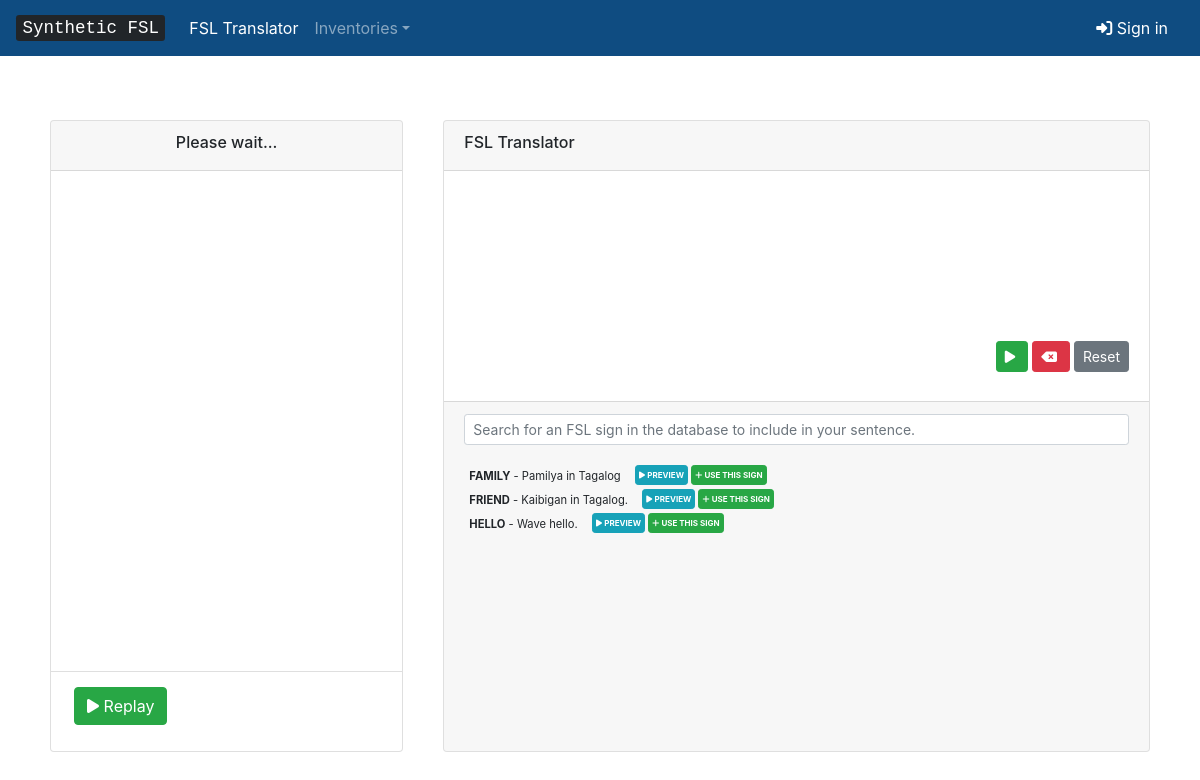
Page /translator/ on the earlier database version.
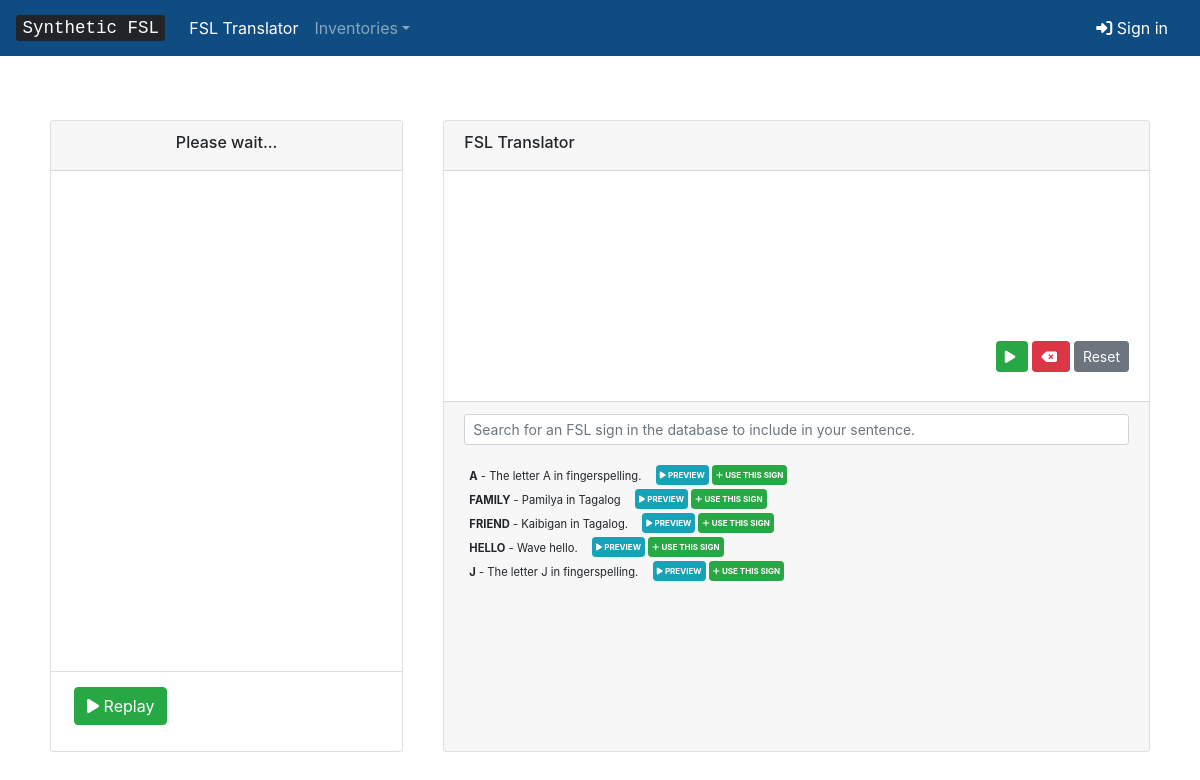
Same page on the later database version.
### inventory/models.py (models this page shows, shortened)
class Sign(models.Model):
	name = models.CharField(max_length=200, verbose_name='Name')
	description = models.TextField(verbose_name='Description')
	twoHanded = models.BooleanField(default=False)
	rightHandshape = models.ForeignKey(Handshape, verbose_name="Right Handshape", default="1", on_delete=models.CASCADE, related_name='rightHandshape_sign_set')
	rightFingerDirection = models.CharField(max_length=5, verbose_name='Right External Finger Direction', default='')
	rightPalmOrientation = models.CharField(max_length=5, verbose_name='Right Palm Orientation', default='')
	leftHandshape = models.ForeignKey(Handshape, verbose_name="Left Handshape", default="1", on_delete=models.CASCADE, related_name='leftHandshape_sign_set')
	leftFingerDirection = models.CharField(max_length=5, verbose_name='Left External Finger Direction', default='')
	leftPalmOrientation = models.CharField(max_length=5, verbose_name='Left Palm Orientation', default='')
	locationType = models.CharField(max_length=10, verbose_name='Location Type', default='')
	rightLocation = models.CharField(max_length=20, verbose_name='Right Hand Location', default='')
	rightLocationSide = models.CharField(max_length=20, verbose_name='Right Hand Location Side', default='')
	rightLocationContact = models.CharField(max_length=20, verbose_name='Right Hand Location Contact', default='')
	leftLocation = models.CharField(max_length=20, verbose_name='Left Hand Location', default='')
	leftLocationSide = models.CharField(max_length=20, verbose_name='Left Hand Location Contact', default='')
	leftLocationContact = models.CharField(max_length=20, verbose_name='Left Hand Location Side', default='')
	constellationContact = models.CharField(max_length=20, verbose_name='Constellation Contact', default='')
	constellationLocation = models.CharField(max_length=20, verbose_name='Constellation Location', default='')
	constellationLocationSide = models.CharField(max_length=20, verbose_name='Constellation Location Side', default='')
	constellationLocationContact = models.CharField(max_length=20, verbose_name='Constellation Location Contact', default='')
	rightContactType = models.CharField(max_length=20, verbose_name='Right Contact Type', default='')
	leftContactType = models.CharField(max_length=20, verbose_name='Left Contact Type', default='')
	rightContactFinger = models.CharField(max_length=5, verbose_name='Constellation Location Contact', default='')
	rightContactPart = models.CharField(max_length=20, verbose_name='Right Contact Part', default='')
	rightContactSide = models.CharField(max_length=20, verbose_name='Right Contact Side', default='')
	leftContactFinger = models.CharField(max_length=20, verbose_name='Right Contact Side', default='')
	leftContactPart = models.CharField(max_length=20, verbose_name='Right Contact Side', default='')
	leftContactSide = models.CharField(max_length=20, verbose_name='Right Contact Side', default='')
	sigml = models.TextField(default="<sigml></sigml>");
	rightMotionSequence = ListTextField(base_field=models.CharField(max_length=1000), size=10,)
	rightMotionTags = ListTextField(base_field=models.CharField(max_length=500), size=10,)
	rightTargetConfigs = ListTextField(base_field=models.CharField(max_length=500), size=10,)
	rightTargetLocs = ListTextField(base_field=models.CharField(max_length=500), size=10,)
	leftMotionSequence = ListTextField(base_field=models.CharField(max_length=1000), size=10,)
	leftMotionTags = ListTextField(base_field=models.CharField(max_length=500), size=10,)
	leftTargetConfigs = ListTextField(base_field=models.CharField(max_length=500), size=10,)
	leftTargetLocs = ListTextField(base_field=models.CharField(max_length=500), size=10,)
	nondom = models.BooleanField(default=False)
	motionType = models.CharField(max_length=10, verbose_name='Motion Type', default='split')
	symmetry = models.CharField(max_length=7, verbose_name='Symmetry', default='split')
	outofphase = models.BooleanField(default=False)
	class Meta:
		ordering = ['name']

### inventory/views.py (the view, shortened to what this page needs)
# urls.py: path("translator/", views.translator, name="translator"),
def translator(request):
	spellout = False;
	sigml = ""
	query = ""
	url_parameter = request.GET.get("q")
	signs = Sign.objects.all()
	if request.is_ajax():
		html = render_to_string(template_name="inventory/translator-partial.html",context={'signs' : signs, 'spellout' : spellout, 'sigml' : sigml, 'query' : query})
		data_dict = {"html_from_view": html}
		return JsonResponse(data=data_dict, safe=False)
	context = {'signs' : signs}
	return render(request, "inventory/translator.html", context)

### inventory/templates/inventory/translator.html (shortened to what this page needs)
{% extends 'inventory/avatargui.html' %}
{% load static %}
{% block info %}
<div class="card">
	<h6 class="card-header" style="height:50px;">
		FSL Translator
	</h6>
	<div class="card-body" id="sentence" style="height:150px;"></div>
	<div class="card-body text-right" style="height:80px;">
		<button type="button" class="btn btn-sm btn-success" onclick="generateSentence();"><i class="fas fa-play"></i>&nbsp;</button>
		<button type="button" class="btn btn-sm btn-danger" onclick="backspace();"><i class="fas fa-backspace"></i>&nbsp;</button>
		<button type="button" class="btn btn-sm btn-secondary" onclick="clearSentence();">Reset</button>
	</div>
	<div class="card-footer" style="height:350px;">
		<form style="margin-bottom: 0px;">
		<input id="user-input" class="form-control form-control-sm w-100" type="text" placeholder="Search for an FSL sign in the database to include in your sentence." aria-label="Search">
		</form>
		<div id="replaceable-content" style="padding-top:20px;padding-left:5px;font-size: 0.7rem;height:200px;overflow-y:scroll;">
				{% include 'inventory/translator-partial.html' %}
		</div>
	</div>
</div>
{% endblock %}

### inventory/templates/inventory/translator-partial.html (shortened to what this page needs)
{% if signs and not spellout %}
{% for sign in signs %}
<strong>{{ sign.name }}</strong> - {{ sign.description}}&emsp;
<button class="btn btn-sm btn-info mb-1" value="{{ sign.name }}" data="{{ sign.sigml }}" style="padding:3px;font-size:0.5rem;" onclick="writesigml(this.getAttribute('data'))"><i class="fas fa-play"></i> <strong>PREVIEW</strong></button>
<button class="btn btn-sm btn-success mb-1" value="{{ sign.name }}" data="{{ sign.sigml }}" style="padding:3px;font-size:0.5rem;" onclick="includeSign(this);"><i class="fas fa-plus"></i> <strong>USE THIS SIGN</strong></button><br>
{% endfor %}
{% endif %}

Differences in the rows shown:
added Sign: name "A", description "The letter A in fingerspelling."
added Sign: name "J", description "The letter J in fingerspelling."
